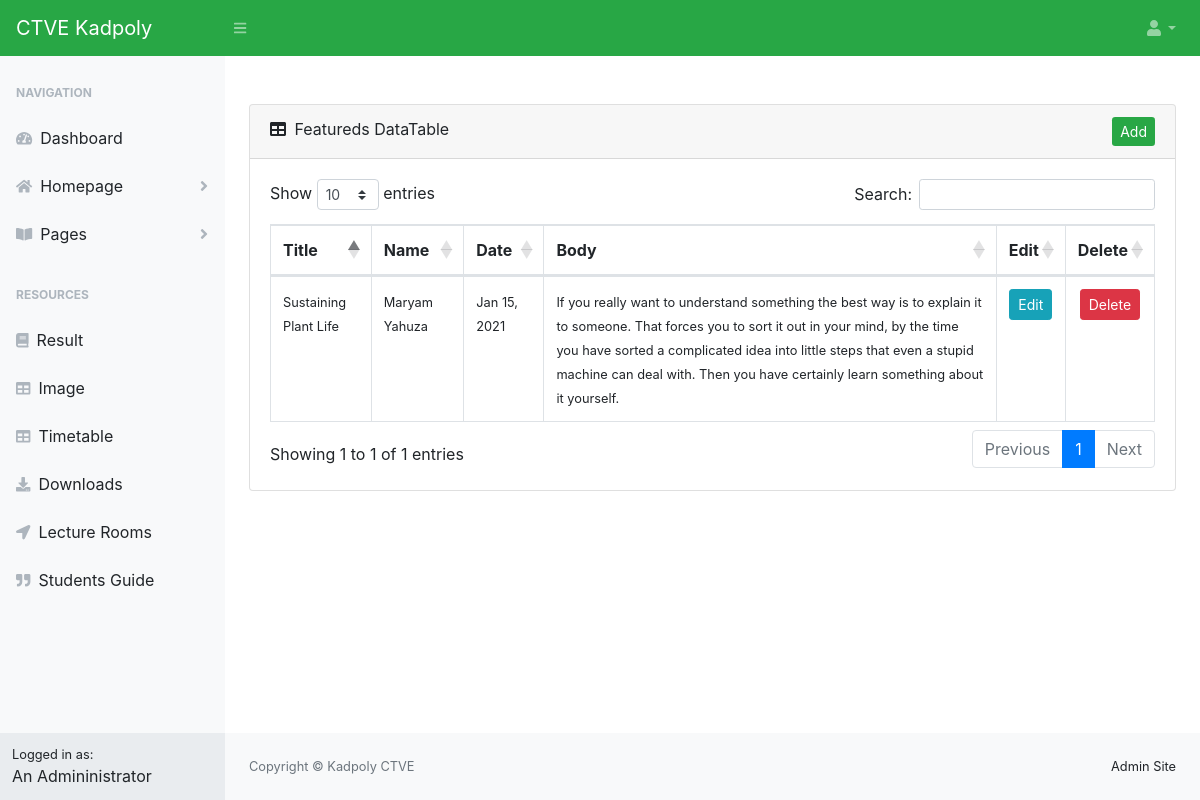
Page /dashboard/allfeatured.php (signed in) on the earlier database version.
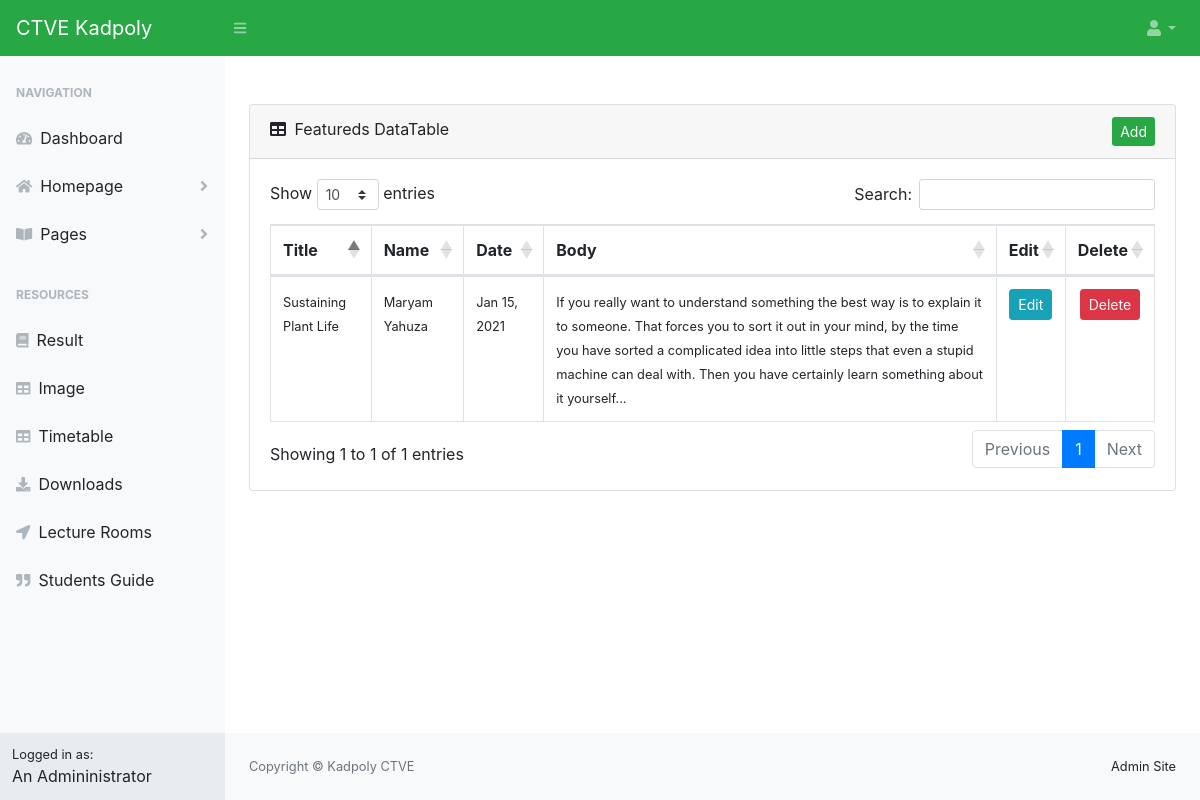
Same page on the later database version.
### tables this page shows
CREATE TABLE `featured` (
  `id` int(11) NOT NULL,
  `img` varchar(500) NOT NULL,
  `name` varchar(50) NOT NULL,
  `title` varchar(50) NOT NULL,
  `role` varchar(10) NOT NULL,
  `date` varchar(20) NOT NULL,
  `body` text NOT NULL
);

### core/classes/Config.php (called while the page is built)
<?php
class Config {
    public static function get($path = null) {
        if($path) {
            $config = $GLOBALS['config'];
            $path = explode('/', $path);
            foreach ($path as $bit) {
                if (isset($config[$bit])) {
                    $config = $config[$bit];
                }
            }
            return $config;
        }
        return false;
    }
}

### core/classes/DB.php (called while the page is built, shortened)
<?php
class DB {
    private static $_instance = null;
    private $_pdo,
            $_query,
            $_error = false,
            $_results,
            $_count = 0;
    private function __construct() {
        try {
            $this->_pdo = new PDO('mysql:host=' .Config::get('mysql/host'). ';dbname=' .Config::get('mysql/db'), Config::get('mysql/username'), Config::get('mysql/password'));
        } catch(PDOException $e) {
            die($e.getMessage());
        }
    }
    public static function getInstance() {
        if(!isset(self::$_instance)) {
            self::$_instance = new DB();
        }
        return self::$_instance;
    }
    public function query($sql, $params = array()) {
        $this->_error = false;
        if($this->_query = $this->_pdo->prepare($sql)) {
            $x = 1;
            if(count($params)) {
                foreach ($params as $param) {
                    $this->_query->bindValue($x, $param);
                    $x++;
                }
            }
            if($this->_query->execute()) {
                $this->_results = $this->_query->fetchAll(PDO::FETCH_OBJ);
                $this->_count = $this->_query->rowCount();
            } else {
                $this->_error = true;
            }
        }
        return $this;
    }
    public function action($action, $table, $where = array()) {
        if (count($where) === 3) {
            $operators = array('=','>','<','>=','<=');
            $field = $where[0];
            $operator = $where[1];
            $value = $where[2];
            if (in_array($operator, $operators)) {
                 $sql = "{$action} FROM {$table} WHERE {$field} {$operator} ?";
                 if (!$this->query($sql, array($value))->error()) {
                     return $this;
                 }
             }
        }
    }
    public function get($table, $where) {
        return $this->action('SELECT *', $table, $where);
    }
    public function results() {
        return $this->_results;
    }
    public function first() {
        return $this->results()[0];
    }
    public function error() {
        return $this->_error;
    }
    public function count() {
        return $this->_count;
    }
}

### core/classes/User.php (called while the page is built, shortened)
<?php
    class User {
        private $_db,
                $_data,
                $_sessionName,
                $_cookieName,
                $_isLoggedIn;
        public function __construct($user=null) {
            $this->_db = DB::getInstance();
            $this->_sessionName = Config::get('session/session_name');
            if (!$user) {
                if (Session::exists($this->_sessionName)) {
                    $user = Session::get($this->_sessionName);
                    if ($this->find($user)) {
                        $this->_isLoggedIn = true;
                    } else {
                    }
                }
            } else {
                $this->find($user);
            }
        }
        public function find($user = null) {
            if ($user) {
                $field = (is_numeric($user)) ? 'id' : 'username';
                $data = $this->_db->get('users', array($field, '=', $user));
                if ($data->count()) {
                    $this->_data = $data->first();
                    return true;
                }
            }
            return false;
        }
        public function hasPermission($key) {
            $group = $this->_db->get('groups', array('id', '=', $this->data()->group));
            if ($group->count()) {
                $permissions = json_decode($group->first()->permissions, true);
                if ($permissions[$key] == true) {
                    return true;
                }
            }
            return false;
        }
        public function data() {
            return $this->_data;
        }
        public function isLoggedIn() {
            return $this->_isLoggedIn;
        }
    }
 ?>

### core/classes/Session.php (called while the page is built, shortened)
<?php
class Session {
    public static function exists($name) {
        return (isset($_SESSION[$name])) ? true : false;
    }
    public static function get($name) {
        return $_SESSION[$name];
    }
}

### dashboard/allfeatured.php (the view, shortened to what the changed rows need)
<?php include 'includes/pages/header.php'; ?>
<?php
$user = new User();
if ($user->isloggedIn()) {
?>
<div id="layoutSidenav">
    <div id="layoutSidenav_content">
        <main>
            <div class="container-fluid">
                <?php
                if ($user->hasPermission('admin')) {
                ?>
                <div class="card mb-4">
                    <div class="card-body" id="featured_table">
                        <div class="table-responsive">
                            <table class="table table-bordered" id="dataTable" width="100%" cellspacing="0">
                                <thead>
                                    <tr>
                                        <th>Title</th>
                                        <th>Name</th>
                                        <th>Date</th>
                                        <th>Body</th>
                                        <th>Edit</th>
                                        <th>Delete</th>
                                    </tr>
                                </thead>
                                <tbody>
                                <?php
                                include '../dbh.php';
                                $staff = "SELECT * FROM featured";
                                $result = mysqli_query($conn, $staff);
                                if ($row = mysqli_num_rows($result) > 0) {
                                    while ($row = mysqli_fetch_assoc($result)) {
                                        ?>
                                        <tr>
                                            <td><small><?php echo $row['title']; ?></small></td>
                                            <td><small><?php echo $row['name']; ?></small></td>
                                            <td><small><?php echo $row['date']; ?></small></td>
                                            <td><small><?php echo $row['body']; ?></small></td>
                                            <td>
                                                <center>
                                                    <a id="<?php echo $row['id']; ?>" data-toggle="modal" data-target="#update_data_modal" class="btn btn-info btn-sm edit_data" href="javascript:void(0)">Edit</a>
                                                </center>
                                            </td>
                                            <td>
                                                <center>
                                                    <a id="<?php echo $row['id']; ?>" class="btn btn-danger btn-sm delete" href="javascript:void(0)">Delete</a>
                                                </center>
                                            </td>
                                        </tr>
                                    <?php
                                    }
                                }
                                 ?>
                                </tbody>
                            </table>
                        </div>
                    </div>
            <?php } ?>
            </div>
        </main>
    </div>
</div>
<?php include 'includes/pages/footer.php'; ?>
<?php
} else { ?>
    <?php Redirect::to('../sslogin/'); ?>
<?php
}?>

Differences in the rows shown:
changed featured "Sustaining Plant Life": body "…learn something about it yourself." → "…learn something about it yourself..."
